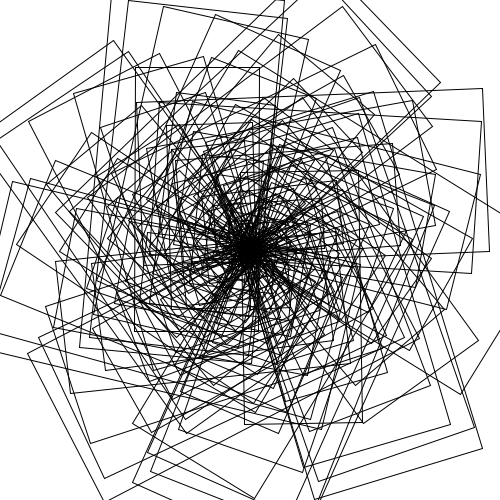
Frame 1 (no input)
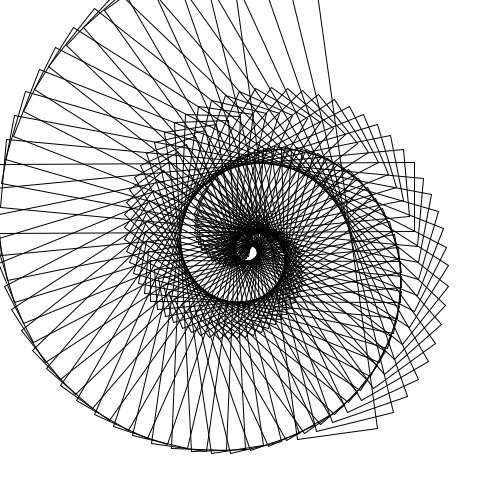
Frame 60 (the mouse pressed at the canvas centre just before this capture)
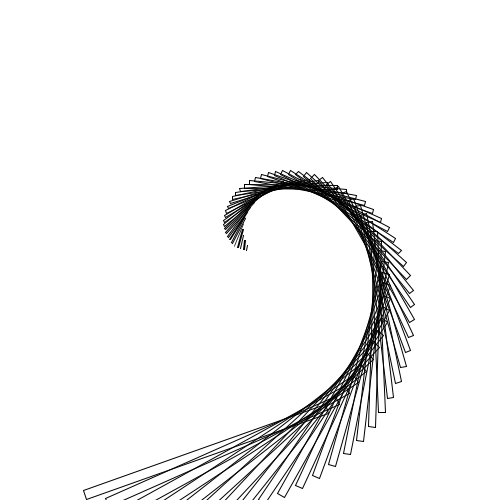
Frame 120 (the mouse held since frame 60 and released just before this capture)

The Processing sketch that drew these frames (run headless with seeded random() and noise(); from frame 60 on, the mouse is pressed at the canvas centre):

// Processing sketch: sketch_161230a
// ── sketch_161230a.pde
void setup()
{
  size(500,500);
}

void draw()
{
  background(255);
  translate(width/2,height/2);
  int c = 4+(int)(120*( cos(millis()/1321.f) + 1 )/2);
  for(int i = 0; i < c; i++)
  {
    float pct = 1-i*1.f/c;
    float sz = width * pct;
    pushMatrix();
    float rotateAmt = cos( millis()/3333.f ) * TWO_PI; 
      rotate(rotateAmt * pct/(4*sin(millis()/7997.f)));
      translate(-sz/2*sin(millis()/3000.f),
                -sz/2*sin(13+millis()/2777.f));
      noFill();
//      ellipse(0,0,sz*sin(millis()/5555.f+97),
//      sz*sin(millis()/1212.f+51));
rect(0,0,sz*sin(millis()/5555.f+97),
      sz*sin(millis()/1212.f+51));
    popMatrix();  
  }
}
